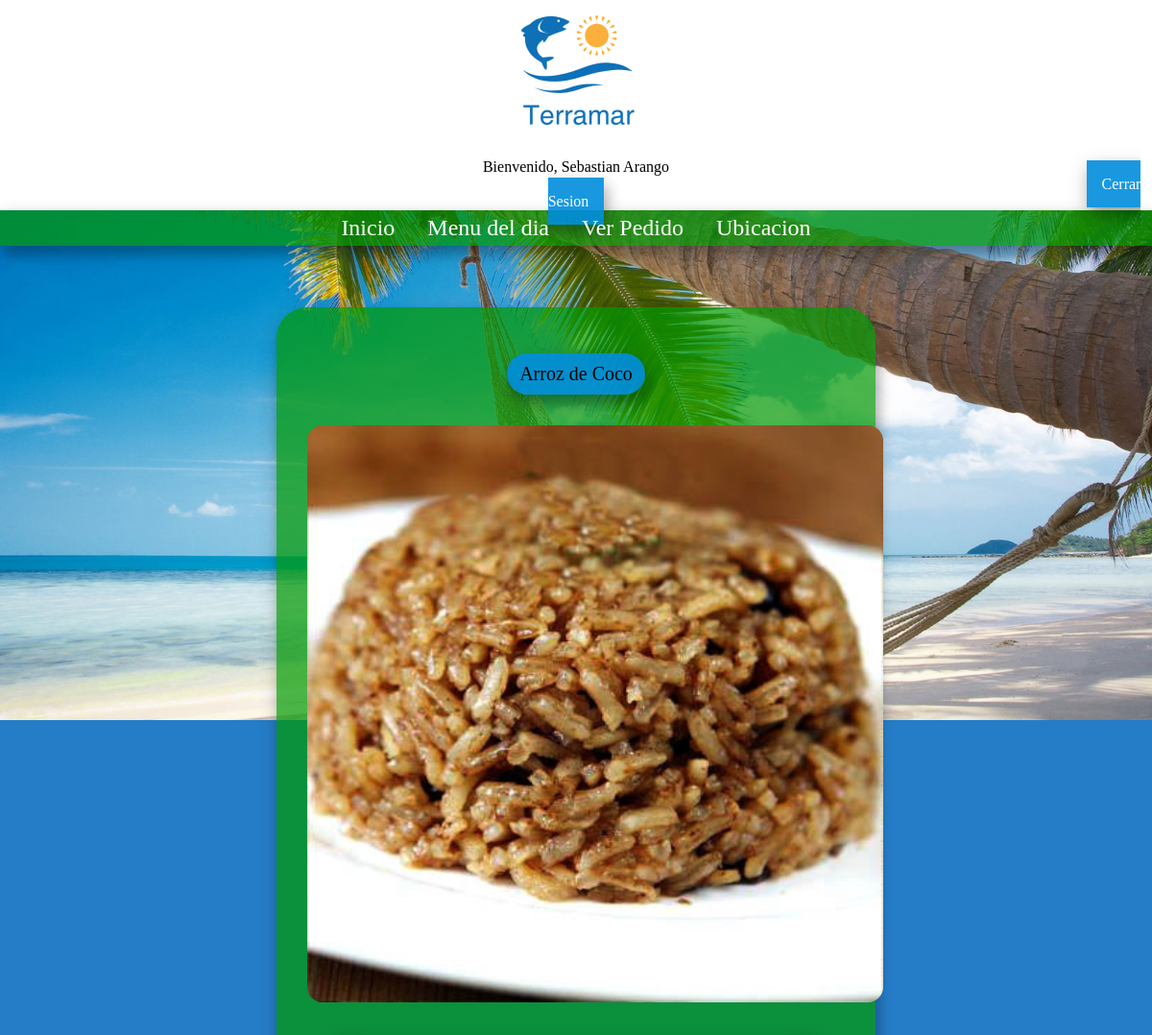
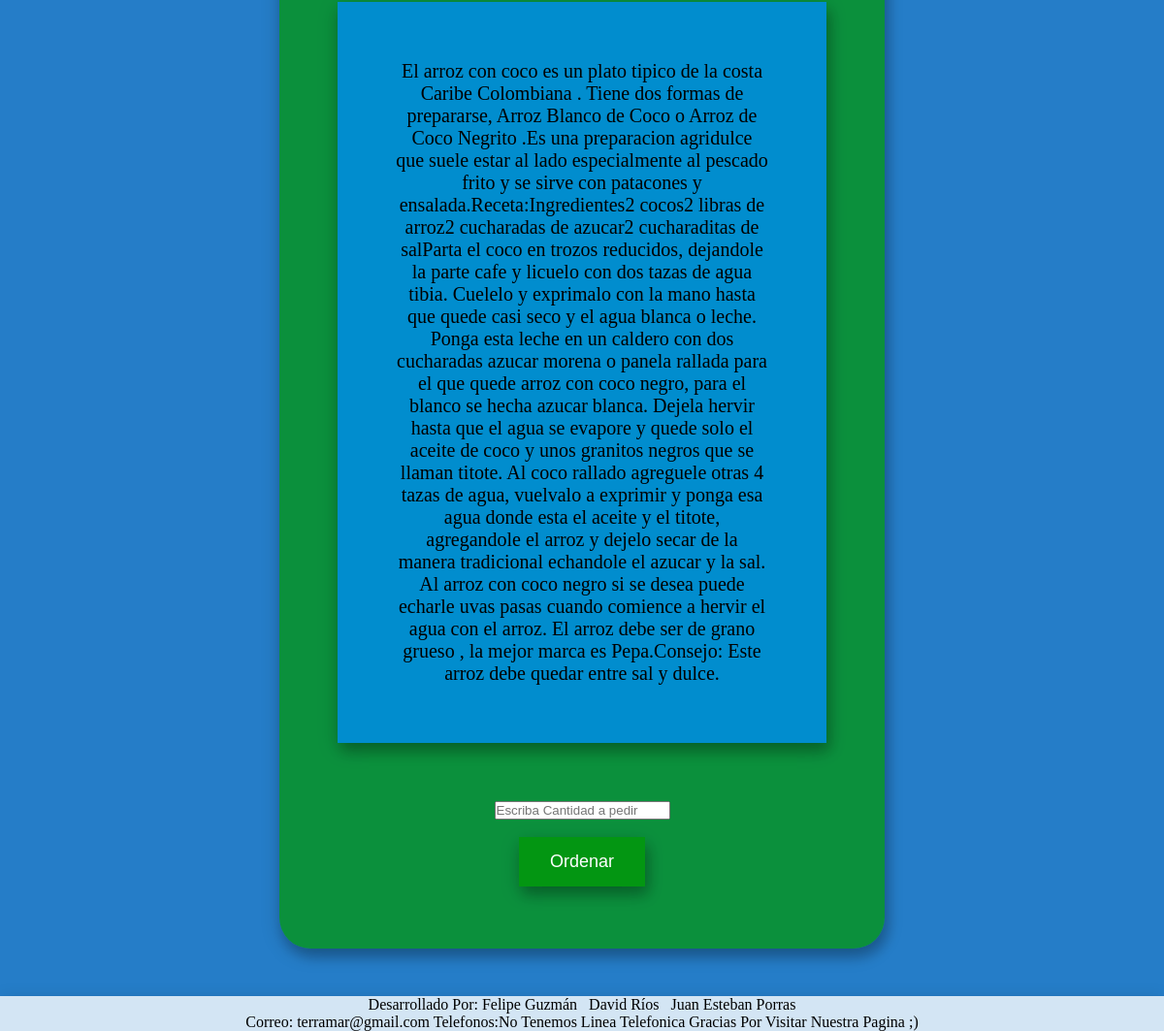
Page /informacion2.php?id=7 (signed in) on the committed database (2 pictures, top to bottom).
### tables this page shows
CREATE TABLE `platos` (
  `id_plato` int(11) NOT NULL,
  `nom_plato` varchar(45) NOT NULL,
  `tiempo_preparacion` varchar(11) NOT NULL,
  `preparacion` longtext NOT NULL,
  `precio` int(11) NOT NULL,
  `ruta` text NOT NULL,
  `descripcion` longtext NOT NULL
);

### informacion2.php (the view, shortened to what this page needs)
<?php
include 'conexion.php';
if ($_SESSION["tipo"] == 3
) {
    ?>
<!DOCTYPE html>
<html lang="es">
<head>
    <link rel="stylesheet" type="text/css" href="css/estilo.css">
</head>
<body>
<center>
<section class="banner">
            <center>
                <img alt="logo" class="logo" src="images/logo.png">
                <p>
                Bienvenido, <?php echo $_SESSION['nom']; ?>
                </p>
                    <a class="iniciosesion" href="salir.php">
                        Cerrar Sesion
                </a>
            </center>
            </section>
</center>
<nav>
    <ul>
        <li>
            <a href="index.php">Inicio</a>
            <a href="menu.php">Menu del dia</a>
            <a href="c.pedido.php">Ver Pedido</a>
            <a href="lugar.php">Ubicacion</a>
        </li>
    </ul>
</nav>
<?php
    $id = $_GET['id'];
    $sql      = "SELECT * FROM platos WHERE id_plato= '$id'";
    $consulta = $conexion->query($sql) or die("No se dio la consulta");
    while ($fila = mysqli_fetch_array($consulta)) {
        ?>
<article class="imagen-menu3">
<section class="imagen-menu">
<article class="nombre-plato">
<section class="nombre-plato2">
<p>
<?php echo $fila['nom_plato']; ?>
</p>
</section>
</article>
<img src="<?php echo $fila['ruta'] ?>" alt="imagen" class="imagen-menu2">
<p>
<article class="descripcion-menu2">
<section class="descripcion-menu">
<?php echo $fila['descripcion'] ?>
</p>
</section>
</article>
<form action="informacion2.php?id=<?php echo $id;?>" method="post">
<input type="number" name="cantidad" placeholder="Escriba Cantidad a pedir"><br><br>
<input class="btn" name="boton"  type="submit" value="Ordenar" >
      </form>
<?php
}
    ?>
<footer>
            <p>
                Desarrollado Por:
    Felipe Guzmán   David Ríos   Juan  Esteban Porras
            </p>
            <p>
                Correo: terramar@gmail.com
    Telefonos:No Tenemos Linea Telefonica
    Gracias Por Visitar Nuestra Pagina ;)
            </p>
</footer>
</body>
</html>
<?php
} else {
    echo "<center>";
    echo "No has iniciado sesion.  <br><br> ";
    echo "<a href='iniciosesion.php'>Iniciar La Sesion </a>";
    echo "</center>";
}
?>

### css/estilo.css (style rules this page uses)
* { margin: 0; padding: 0em; }
body { background: #257DC8; background-image: url(../images/fondo.jpg); background-repeat: no-repeat; background-size: 100%; background-attachment: fixed; }
.banner { display: block; text-align: center; background-color: rgb(255, 255, 255); width: 100%; margin: auto; }
.logo { padding: 1em; background: #fff; border-radius: 2.5em; margin-left: 0px; width: 167, 4px; height: 116, 1px; }
ul li { list-style: none; padding: 5px 0px 5px 0px; background: rgb(0, 153, 0, 0.7); box-shadow: 4px 9px 13px 0 rgba(0, 0, 0, 0.2), 0 6px 20px 0 rgba(0, 0, 0, 0.19); text-align: center; width: 100%; margin: auto; }
ul li a { text-decoration: none; color: rgb(255, 255, 255); margin: 10px; padding: 5px; font-size: 1.5em; }
footer { background-color: rgb(255, 255, 255, 0.8); color: rgb(0, 0, 0); text-align: center; box-shadow: 4px 9px 13px 0 rgba(0, 0, 0, 0.2), 0 6px 20px 0 rgba(0, 0, 0, 0.19); margin-top: 49px; }
.iniciosesion { text-decoration: none; color: white; margin-left: 1120px; background-color: black; padding: 1em; box-shadow: 4px 9px 13px 0 rgba(0, 0, 0, 0.2), 0 6px 20px 0 rgba(0, 0, 0, 0.19); background-color: rgb(0, 141, 221, 0.9); }
input[type=number] { -moz-appearance: textfield; }
.imagen-menu { text-align: center; padding-top: 3em; background: rgb(0, 153, 0, 0.7); box-shadow: 4px 9px 13px 0 rgba(0, 0, 0, 0.2), 0 6px 20px 0 rgba(0, 0, 0, 0.19); padding-bottom: 4em; border-radius: 2em; }
.imagen-menu2 { border-radius: 3em; padding: 2em; width: 600px; text-align: center; }
.imagen-menu3 { padding-top: 4em; padding-left: 18em; padding-right: 18em; border-radius: 3em; }
.descripcion-menu { border-left: 2em; border-right: 9300px; padding: 3em; box-shadow: 4px 9px 13px 0 rgba(0, 0, 0, 0.2), 0 6px 20px 0 rgba(0, 0, 0, 0.19); background-color: rgb(0, 141, 221, 0.9); text-align: center; }
.descripcion-menu2 { padding-left: 3em; padding-right: 3em; padding-bottom: 3em; font-size: 20px; font-style: 'times new roman'; }
.nombre-plato2 { padding-top: 0.5em; padding-bottom: 0.5em; box-shadow: 4px 9px 13px 0 rgba(0, 0, 0, 0.2), 0 6px 20px 0 rgba(0, 0, 0, 0.19); background-color: rgba(0, 141, 221, 0.9); text-align: center; border-radius: 3em; }
.nombre-plato { padding-left: 12em; padding-right: 12em; font-size: 20px; font-family: 'times new roman'; }
.btn { background: rgb(0, 153, 0, 0.7); border: none; color: white; padding: 15px 32px; text-align: center; text-decoration: none; display: inline-block; font-size: 18px; cursor: pointer; box-shadow: 4px 9px 13px 0 rgba(0, 0, 0, 0.2), 0 6px 20px 0 rgba(0, 0, 0, 0.19); -webkit-transition-duration: 1.4s; transition-duration: 0.7s; }

### rows in the picture
platos: nom_plato "Arroz de Coco", ruta (picture), descripcion "El arroz con coco es un plato tipico de la costa Caribe Colombiana . Tiene dos formas de prepararse, Arroz Blanco de Coco o Arroz de Coco Negrito .Es una preparacion agridulce que suele estar al lado especialmente al pescado frito y se sirve con patacones y ensalada.Receta:Ingredientes2 cocos2 libras de arroz2 cucharadas de azucar2 cucharaditas de salParta el coco en trozos reducidos, dejandole la parte cafe y licuelo con dos tazas de agua tibia. Cuelelo y exprimalo con la mano hasta que quede casi seco y el agua blanca o leche. Ponga esta leche en un caldero con dos cucharadas azucar morena o panela rallada para el que quede arroz con coco negro, para el blanco se hecha azucar blanca.…"

### other values in the picture
$_SESSION['nom'] "Sebastian Arango"
